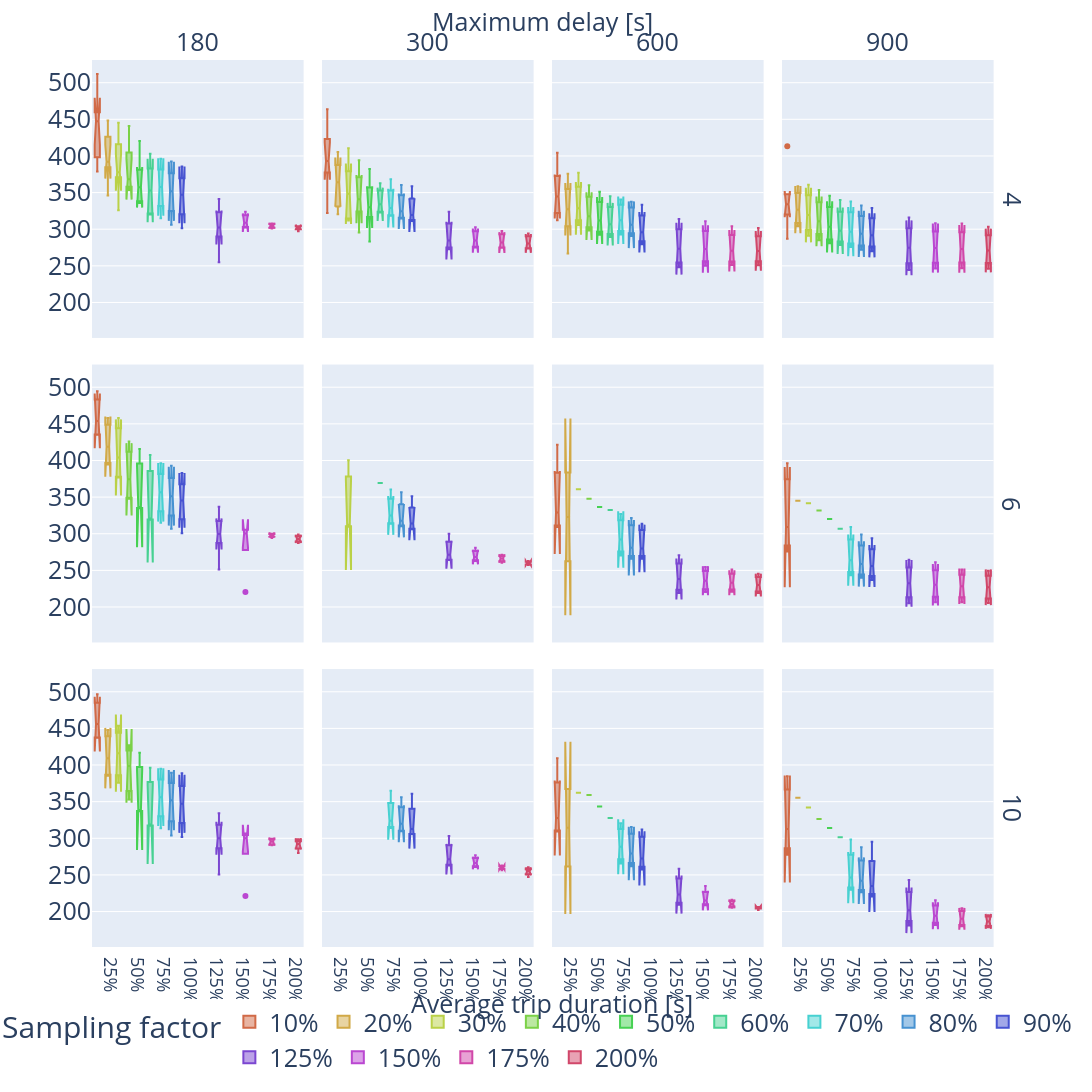

Source (notebook cell):
### Code cell
fig = px.box(
    cost_df,
    y='avg_trip_duration',
    x='sample',
    color='sample',
    facet_col='max_delay',
    facet_row='capacity',
    notched=True,
    color_discrete_sequence=color_seq
    )

# small figures
fig.for_each_yaxis(lambda y: y.update(title=''))  # Remove titles
fig.for_each_xaxis(lambda x: x.update(title=''))  # Remove titles

# titles
fig.add_annotation(x=.49, y=1.065, text="Maximum delay [s]", xref="paper", yref="paper", showarrow=False) # facet col title
fig.add_annotation(x=0.5, y=-0.085, text="Average trip duration [s]", xref="paper", yref="paper", showarrow=False) # x axis title
fig.for_each_annotation(lambda a: a.update(text=a.text.split("=")[-1]))
fig.update_layout(legend_title_text='Sampling factor', legend=dict(orientation="h", yanchor="bottom", y=-.15, xanchor="right", x=1.0), font=dict(size=25), height=1100, width=1600)

fig.for_each_xaxis(lambda x: x.update(tickmode='linear', tick0=0, dtick=0.25, tickfont=dict(size=18), tickformat=".0%"))
fig.for_each_trace(lambda t: t.update(name=f"{float(t.name) * 100:.0f}%"))

# fig.write_image(f"{IMG_PATH}/avg_duration_box_sample.pdf")
fig.show()
